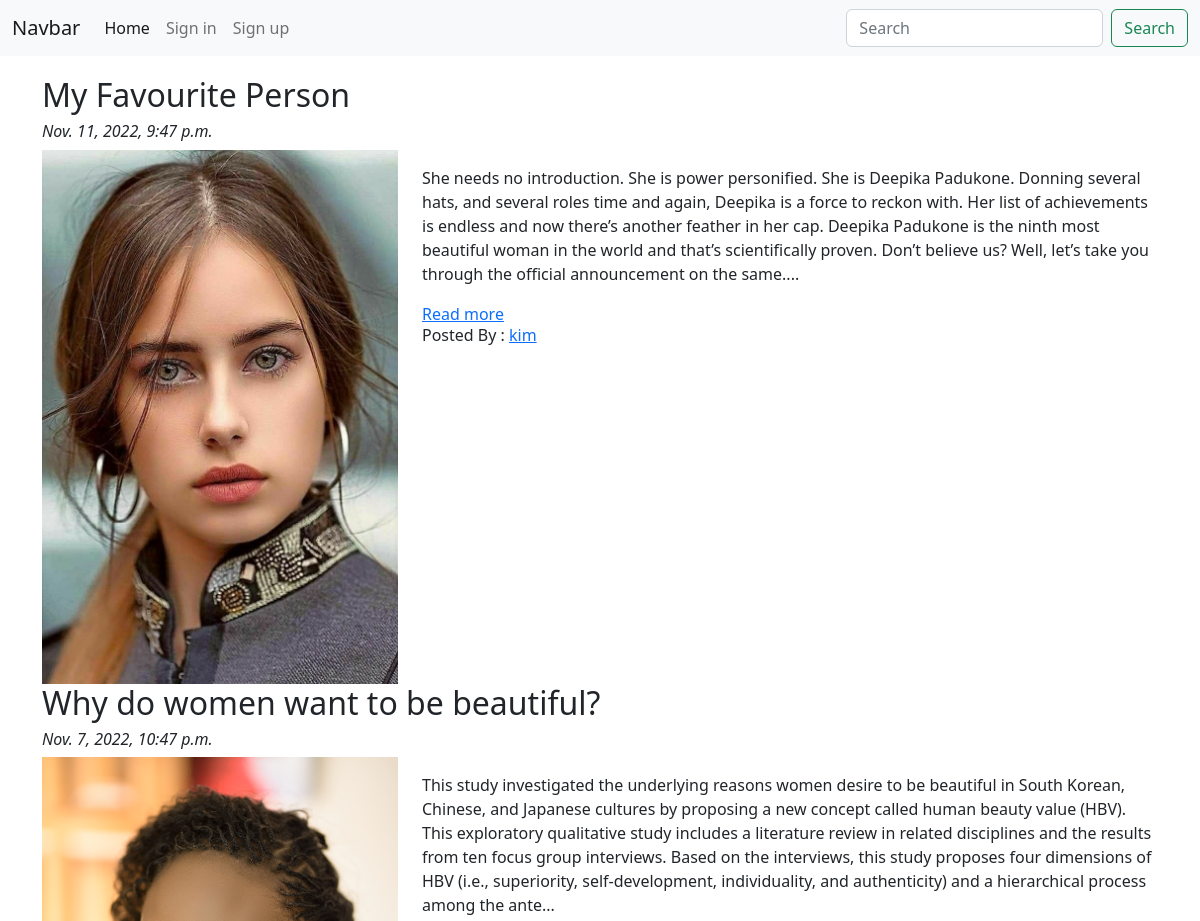
The page /blog/ (upper part) on the database as committed earlier.
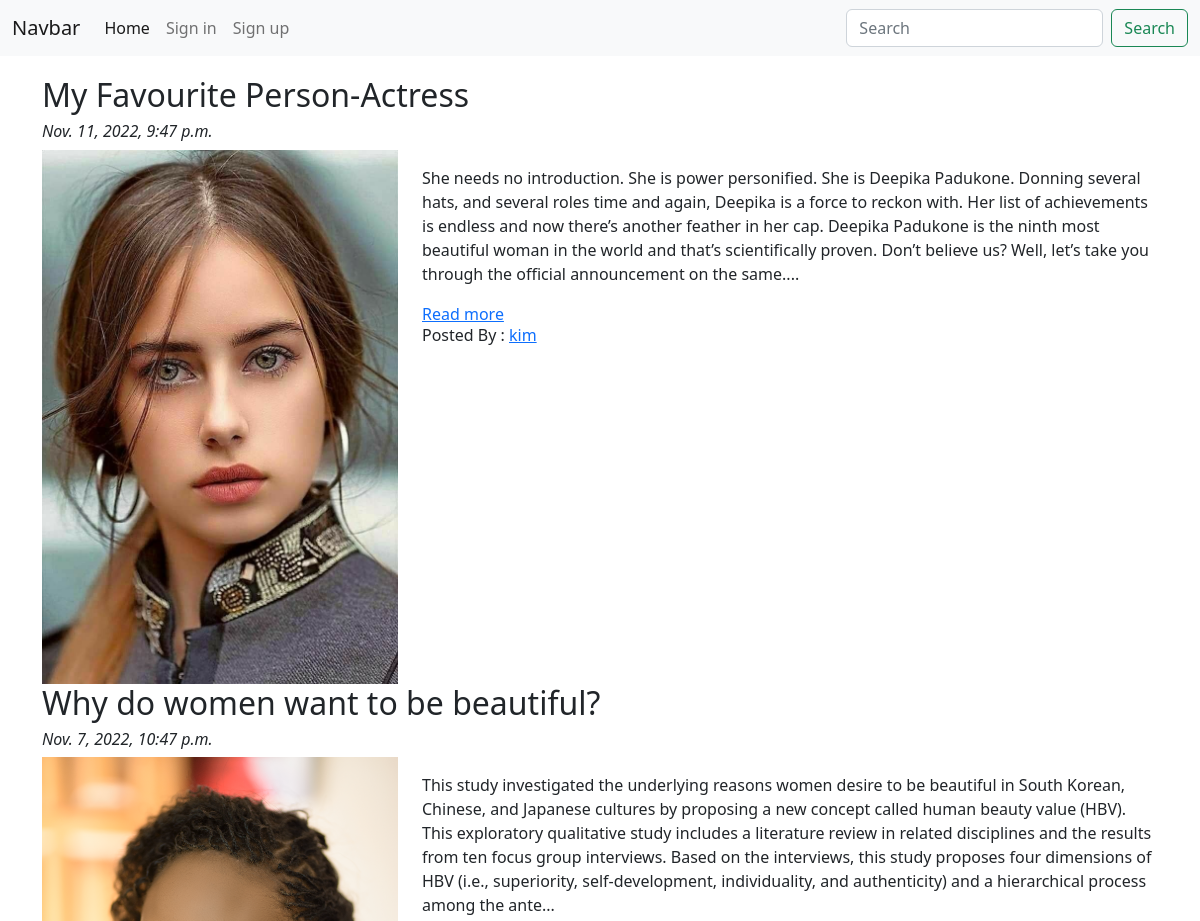
The same page on the database as committed later.
### blog_app/models.py (models this page shows, shortened)
class Blog(models.Model):
    author = models.ForeignKey(User, on_delete=models.CASCADE, related_name='blog_author')
    blog_title = models.CharField(max_length=250, verbose_name='Type Blog Title')
    slug = models.SlugField(max_length=264, unique=True)
    blog_content = models.TextField(verbose_name='Do you want to share something?')
    blog_image = models.ImageField(upload_to='blog_image', verbose_name='Blog Image')
    publish_date = models.DateTimeField(auto_now_add=True)
    update_date = models.DateTimeField(auto_now=True)
    class Meta:
        ordering = ['-publish_date']

### blog_app/views.py (the view)
# urls.py: path('', views.BlogList.as_view(), name='blog-list' ),
class BlogList(ListView):
    context_object_name = 'blogs' #passing context in class based view
    model = Blog
    template_name = 'blog_app/blog_list.html'
    queryset = Blog.objects.order_by('-publish_date') #Display articles by new to old

### blog_app/templatetags/custom_filter.py (called while the page is built)
def range_filter(value):
    return value[0:500] +"..." #the number of characters to return in a paragraph

### templates/blog_app/blog_list.html (shortened to what this page needs)
{% extends '../base.html' %}
{% load custom_filter %}
{% block content %}
{% for blog in blogs %}
<h2>{{blog.blog_title}}</h2>
<h6><i>{{blog.publish_date}}</i></h6>
<div class="row">
    <div class="col-sm-4">
        <img src="/media/{{blog.blog_image}}" width="100%">
    </div>
    <div class="col-sm-8">
        <p>{{blog.blog_content|range_filter|linebreaks}}</p>
        <a href="{% url 'blog_app:blog-details' pk=blog.id %}">Read more</a>
        <br>
        <h6>Posted By : <a href="#">{{blog.author}}</a></h6>
    </div>
</div>
{% endfor %}
{% endblock %}

Rows that differ between the two databases and show on the page:
changed Blog "kim": blog_title "My Favourite Person" → "My Favourite Person-Actress"
